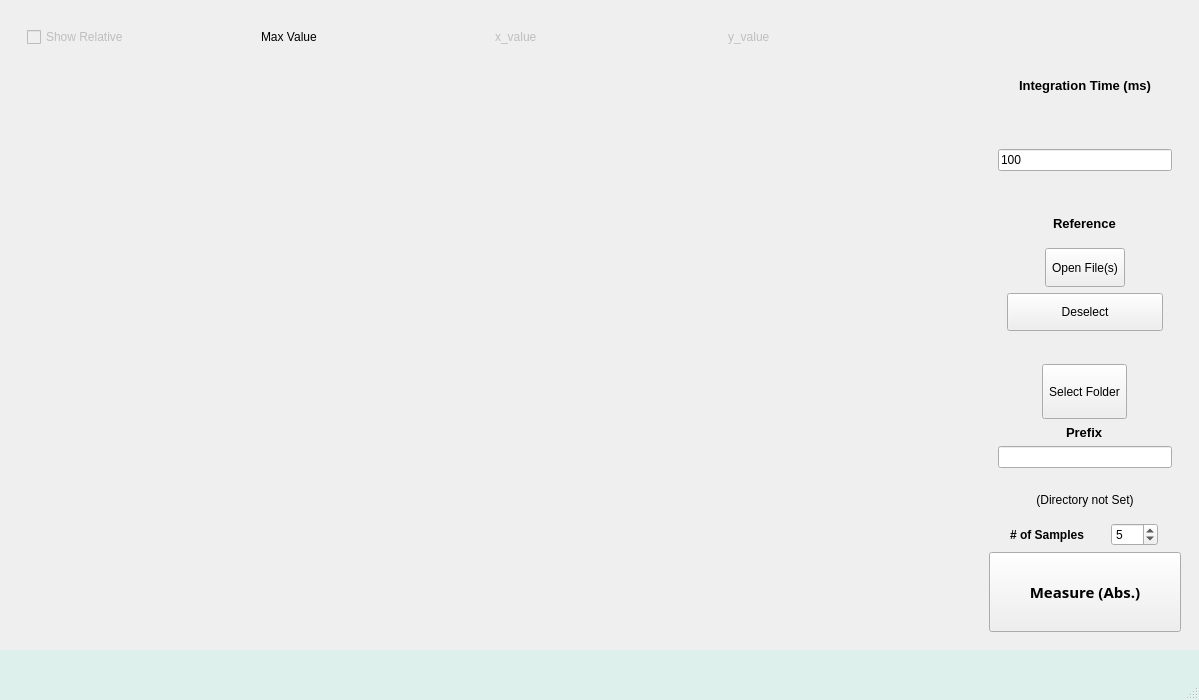
<?xml version="1.0" encoding="UTF-8"?>
<ui version="4.0">
 <class>MainWindow</class>
 <widget class="QMainWindow" name="MainWindow">
  <property name="geometry">
   <rect>
    <x>0</x>
    <y>0</y>
    <width>1199</width>
    <height>700</height>
   </rect>
  </property>
  <property name="windowTitle">
   <string>MainWindow</string>
  </property>
  <widget class="QWidget" name="centralwidget">
   <layout class="QHBoxLayout" name="horizontalLayout_5">
    <item>
     <widget class="QWidget" name="widget" native="true">
      <property name="minimumSize">
       <size>
        <width>600</width>
        <height>400</height>
       </size>
      </property>
      <layout class="QVBoxLayout" name="verticalLayout_3">
       <item>
        <widget class="QWidget" name="widget_2" native="true">
         <property name="maximumSize">
          <size>
           <width>16777215</width>
           <height>50</height>
          </size>
         </property>
         <layout class="QHBoxLayout" name="horizontalLayout_12">
          <item>
           <widget class="QCheckBox" name="relative_checkbox">
            <property name="enabled">
             <bool>false</bool>
            </property>
            <property name="text">
             <string>Show Relative</string>
            </property>
            <property name="checkable">
             <bool>true</bool>
            </property>
            <property name="tristate">
             <bool>false</bool>
            </property>
           </widget>
          </item>
          <item>
           <widget class="QLabel" name="max_value_label">
            <property name="sizePolicy">
             <sizepolicy hsizetype="Minimum" vsizetype="Fixed">
              <horstretch>0</horstretch>
              <verstretch>0</verstretch>
             </sizepolicy>
            </property>
            <property name="minimumSize">
             <size>
              <width>0</width>
              <height>20</height>
             </size>
            </property>
            <property name="maximumSize">
             <size>
              <width>16777215</width>
              <height>40</height>
             </size>
            </property>
            <property name="text">
             <string>Max Value</string>
            </property>
           </widget>
          </item>
          <item>
           <widget class="QLabel" name="x_value_label">
            <property name="enabled">
             <bool>false</bool>
            </property>
            <property name="sizePolicy">
             <sizepolicy hsizetype="Minimum" vsizetype="Fixed">
              <horstretch>0</horstretch>
              <verstretch>0</verstretch>
             </sizepolicy>
            </property>
            <property name="minimumSize">
             <size>
              <width>0</width>
              <height>20</height>
             </size>
            </property>
            <property name="maximumSize">
             <size>
              <width>16777215</width>
              <height>40</height>
             </size>
            </property>
            <property name="text">
             <string>x_value</string>
            </property>
           </widget>
          </item>
          <item>
           <widget class="QLabel" name="y_value_label">
            <property name="enabled">
             <bool>false</bool>
            </property>
            <property name="sizePolicy">
             <sizepolicy hsizetype="Minimum" vsizetype="Fixed">
              <horstretch>0</horstretch>
              <verstretch>0</verstretch>
             </sizepolicy>
            </property>
            <property name="minimumSize">
             <size>
              <width>0</width>
              <height>20</height>
             </size>
            </property>
            <property name="maximumSize">
             <size>
              <width>16777215</width>
              <height>40</height>
             </size>
            </property>
            <property name="text">
             <string>y_value</string>
            </property>
           </widget>
          </item>
         </layout>
        </widget>
       </item>
       <item>
        <widget class="PlotWidget" name="viewer" native="true">
         <property name="sizePolicy">
          <sizepolicy hsizetype="Expanding" vsizetype="Expanding">
           <horstretch>0</horstretch>
           <verstretch>0</verstretch>
          </sizepolicy>
         </property>
         <property name="mouseTracking">
          <bool>false</bool>
         </property>
        </widget>
       </item>
      </layout>
     </widget>
    </item>
    <item>
     <widget class="QWidget" name="widget_4" native="true">
      <property name="sizePolicy">
       <sizepolicy hsizetype="Fixed" vsizetype="Expanding">
        <horstretch>0</horstretch>
        <verstretch>0</verstretch>
       </sizepolicy>
      </property>
      <property name="minimumSize">
       <size>
        <width>210</width>
        <height>0</height>
       </size>
      </property>
      <property name="maximumSize">
       <size>
        <width>210</width>
        <height>16777215</height>
       </size>
      </property>
      <layout class="QGridLayout" name="gridLayout_4">
       <item row="1" column="0">
        <widget class="QWidget" name="widget_6" native="true">
         <layout class="QVBoxLayout" name="verticalLayout_4">
          <item>
           <widget class="QWidget" name="widget_5" native="true">
            <layout class="QVBoxLayout" name="verticalLayout_6">
             <item alignment="Qt::AlignHCenter">
              <widget class="QLabel" name="label_2">
               <property name="font">
                <font>
                 <family>Segoe UI</family>
                 <pointsize>10</pointsize>
                 <weight>75</weight>
                 <bold>true</bold>
                </font>
               </property>
               <property name="text">
                <string>Reference</string>
               </property>
              </widget>
             </item>
             <item alignment="Qt::AlignHCenter">
              <widget class="QToolButton" name="select_reference_button">
               <property name="sizePolicy">
                <sizepolicy hsizetype="Minimum" vsizetype="Minimum">
                 <horstretch>0</horstretch>
                 <verstretch>0</verstretch>
                </sizepolicy>
               </property>
               <property name="font">
                <font>
                 <family>Segoe UI</family>
                </font>
               </property>
               <property name="text">
                <string>Open File(s)</string>
               </property>
              </widget>
             </item>
             <item>
              <widget class="QPushButton" name="deselect_reference_button">
               <property name="sizePolicy">
                <sizepolicy hsizetype="Minimum" vsizetype="Minimum">
                 <horstretch>0</horstretch>
                 <verstretch>0</verstretch>
                </sizepolicy>
               </property>
               <property name="font">
                <font>
                 <family>Segoe UI</family>
                </font>
               </property>
               <property name="text">
                <string>Deselect</string>
               </property>
              </widget>
             </item>
            </layout>
           </widget>
          </item>
         </layout>
        </widget>
       </item>
       <item row="0" column="0">
        <layout class="QVBoxLayout" name="verticalLayout_5">
         <property name="spacing">
          <number>0</number>
         </property>
         <property name="sizeConstraint">
          <enum>QLayout::SetMinimumSize</enum>
         </property>
         <item>
          <widget class="QWidget" name="widget_3" native="true">
           <layout class="QVBoxLayout" name="verticalLayout_7">
            <item>
             <widget class="QLabel" name="label_9">
              <property name="sizePolicy">
               <sizepolicy hsizetype="Minimum" vsizetype="Minimum">
                <horstretch>0</horstretch>
                <verstretch>0</verstretch>
               </sizepolicy>
              </property>
              <property name="minimumSize">
               <size>
                <width>0</width>
                <height>0</height>
               </size>
              </property>
              <property name="font">
               <font>
                <family>Segoe UI</family>
                <pointsize>10</pointsize>
                <weight>75</weight>
                <bold>true</bold>
               </font>
              </property>
              <property name="text">
               <string>Integration Time (ms)</string>
              </property>
              <property name="textFormat">
               <enum>Qt::PlainText</enum>
              </property>
              <property name="scaledContents">
               <bool>false</bool>
              </property>
              <property name="alignment">
               <set>Qt::AlignCenter</set>
              </property>
              <property name="wordWrap">
               <bool>true</bool>
              </property>
             </widget>
            </item>
            <item>
             <widget class="QLineEdit" name="integration_time_edit">
              <property name="text">
               <string>100</string>
              </property>
             </widget>
            </item>
           </layout>
          </widget>
         </item>
        </layout>
       </item>
       <item row="4" column="0">
        <layout class="QHBoxLayout" name="horizontalLayout_15">
         <item>
          <widget class="QLabel" name="label_7">
           <property name="sizePolicy">
            <sizepolicy hsizetype="Fixed" vsizetype="Preferred">
             <horstretch>0</horstretch>
             <verstretch>0</verstretch>
            </sizepolicy>
           </property>
           <property name="font">
            <font>
             <weight>75</weight>
             <bold>true</bold>
            </font>
           </property>
           <property name="text">
            <string># of Samples</string>
           </property>
          </widget>
         </item>
         <item>
          <widget class="QSpinBox" name="measure_number_spinbox">
           <property name="sizePolicy">
            <sizepolicy hsizetype="Maximum" vsizetype="Fixed">
             <horstretch>0</horstretch>
             <verstretch>0</verstretch>
            </sizepolicy>
           </property>
           <property name="minimum">
            <number>1</number>
           </property>
           <property name="maximum">
            <number>200</number>
           </property>
           <property name="value">
            <number>5</number>
           </property>
          </widget>
         </item>
        </layout>
       </item>
       <item row="3" column="0">
        <layout class="QVBoxLayout" name="verticalLayout">
         <property name="sizeConstraint">
          <enum>QLayout::SetMinimumSize</enum>
         </property>
         <item>
          <widget class="QWidget" name="widget_7" native="true">
           <layout class="QVBoxLayout" name="verticalLayout_2">
            <item alignment="Qt::AlignHCenter">
             <widget class="QToolButton" name="select_folder_button">
              <property name="sizePolicy">
               <sizepolicy hsizetype="Minimum" vsizetype="Minimum">
                <horstretch>0</horstretch>
                <verstretch>0</verstretch>
               </sizepolicy>
              </property>
              <property name="minimumSize">
               <size>
                <width>0</width>
                <height>55</height>
               </size>
              </property>
              <property name="text">
               <string>Select Folder</string>
              </property>
             </widget>
            </item>
            <item alignment="Qt::AlignHCenter|Qt::AlignVCenter">
             <widget class="QLabel" name="label_8">
              <property name="font">
               <font>
                <family>Segoe UI</family>
                <pointsize>10</pointsize>
                <weight>75</weight>
                <bold>true</bold>
               </font>
              </property>
              <property name="text">
               <string>Prefix</string>
              </property>
             </widget>
            </item>
            <item>
             <widget class="QLineEdit" name="prefix_line_edit"/>
            </item>
           </layout>
          </widget>
         </item>
         <item alignment="Qt::AlignHCenter">
          <widget class="QLabel" name="folder_label">
           <property name="maximumSize">
            <size>
             <width>16777215</width>
             <height>50</height>
            </size>
           </property>
           <property name="font">
            <font>
             <family>Segoe UI</family>
            </font>
           </property>
           <property name="text">
            <string>(Directory not Set)</string>
           </property>
           <property name="alignment">
            <set>Qt::AlignCenter</set>
           </property>
          </widget>
         </item>
        </layout>
       </item>
       <item row="5" column="0">
        <widget class="QPushButton" name="measure_button">
         <property name="minimumSize">
          <size>
           <width>0</width>
           <height>80</height>
          </size>
         </property>
         <property name="font">
          <font>
           <family>Arial Black</family>
           <pointsize>11</pointsize>
           <weight>75</weight>
           <bold>true</bold>
           <kerning>true</kerning>
          </font>
         </property>
         <property name="cursor">
          <cursorShape>CrossCursor</cursorShape>
         </property>
         <property name="text">
          <string>Measure (Abs.)</string>
         </property>
        </widget>
       </item>
      </layout>
     </widget>
    </item>
   </layout>
  </widget>
  <widget class="QMenuBar" name="menubar">
   <property name="geometry">
    <rect>
     <x>0</x>
     <y>0</y>
     <width>1199</width>
     <height>26</height>
    </rect>
   </property>
  </widget>
  <widget class="QStatusBar" name="statusbar">
   <property name="minimumSize">
    <size>
     <width>0</width>
     <height>50</height>
    </size>
   </property>
   <property name="palette">
    <palette>
     <active>
      <colorrole role="Base">
       <brush brushstyle="SolidPattern">
        <color alpha="255">
         <red>255</red>
         <green>255</green>
         <blue>255</blue>
        </color>
       </brush>
      </colorrole>
      <colorrole role="Window">
       <brush brushstyle="SolidPattern">
        <color alpha="255">
         <red>222</red>
         <green>240</green>
         <blue>235</blue>
        </color>
       </brush>
      </colorrole>
     </active>
     <inactive>
      <colorrole role="Base">
       <brush brushstyle="SolidPattern">
        <color alpha="255">
         <red>255</red>
         <green>255</green>
         <blue>255</blue>
        </color>
       </brush>
      </colorrole>
      <colorrole role="Window">
       <brush brushstyle="SolidPattern">
        <color alpha="255">
         <red>222</red>
         <green>240</green>
         <blue>235</blue>
        </color>
       </brush>
      </colorrole>
     </inactive>
     <disabled>
      <colorrole role="Base">
       <brush brushstyle="SolidPattern">
        <color alpha="255">
         <red>222</red>
         <green>240</green>
         <blue>235</blue>
        </color>
       </brush>
      </colorrole>
      <colorrole role="Window">
       <brush brushstyle="SolidPattern">
        <color alpha="255">
         <red>222</red>
         <green>240</green>
         <blue>235</blue>
        </color>
       </brush>
      </colorrole>
     </disabled>
    </palette>
   </property>
   <property name="autoFillBackground">
    <bool>true</bool>
   </property>
  </widget>
 </widget>
 <customwidgets>
  <customwidget>
   <class>PlotWidget</class>
   <extends>QWidget</extends>
   <header location="global">pyqtgraph</header>
   <container>1</container>
  </customwidget>
 </customwidgets>
 <resources/>
 <connections/>
</ui>
